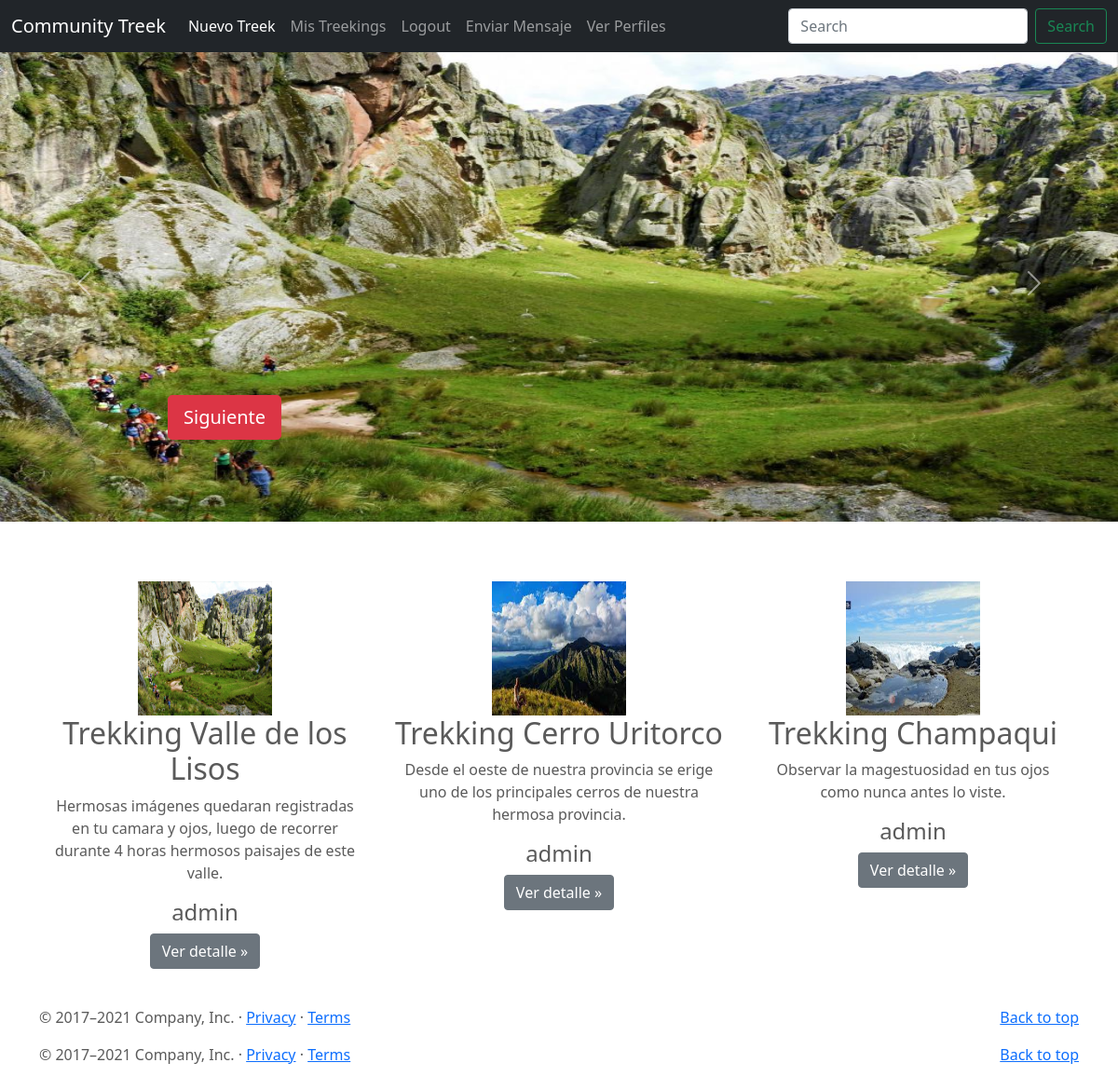
The app's page / (signed in) with its own data.
### CommunityTrekk/models.py (models this page shows, shortened)
class Post(models.Model):
    principal_title= models.CharField(max_length=100)
    principal_subtitle= models.CharField(max_length=500)
    heading= models.CharField(max_length=50)
    description= models.CharField(max_length=250)
    created_the= models.DateTimeField(auto_now_add= True)
    publisher= models.ForeignKey(to= User, on_delete= models.CASCADE, related_name="publisher")
    imagen = models.ImageField(upload_to= "posts", null= True, blank= True)
    imagen2 = models.ImageField(upload_to= "posts", null= True, blank= True)
    imagen3 = models.ImageField(upload_to= "posts", null= True, blank= True)
    trekk_value= models.CharField(max_length=10, default= "$0")
    trekk_duration= models.CharField(max_length=20, default= "1 día")

### CommunityTrekk/views.py (the view)
# urls.py: path('', index, name="index"),
def index(request):
    context= {
            "posts": Post.objects.all()
    }
    return render(request, "CommunityTrekk/index.html", context)

### CommunityTrekk/templates/CommunityTrekk/index.html (shortened to what this page needs)
{% extends "CommunityTrekk/base.html" %}
{% block main%}
<main>
  <div id="myCarousel" class="carousel slide" data-bs-ride="carousel">
    <div class="carousel-inner">
        {% for post in posts %}
          {% if forloop.first %}
            <div class="carousel-item active">
          {% else %}
            <div class="carousel-item">
          {% endif %}
              <img src="{{post.imagen.url}}">
            <div class="container">
              <div class="carousel-caption text-start">
                <p><a class="btn btn-lg btn-danger" href="{% url 'post-detail' post.id %}">Siguiente</a></p>
              </div>
            </div>
          </div>
        {% endfor %}
    </div>
    <button class="carousel-control-prev" type="button" data-bs-target="#myCarousel" data-bs-slide="prev">
      <span class="carousel-control-prev-icon" aria-hidden="true"></span>
    </button>
    <button class="carousel-control-next" type="button" data-bs-target="#myCarousel" data-bs-slide="next">
      <span class="carousel-control-next-icon" aria-hidden="true"></span>
    </button>
  </div>
  <div class="container marketing">
    <div class="row">
      {% for post in posts %}
      <div class="col-lg-4">
        <img src="{{ post.imagen.url }}" height="144" width="144">
        <h2>{{post.heading}}</h2>
        <p>{{post.description}}</p>
        <h4>{{post.publisher.username}}</h4>
        <p><a class="btn btn-secondary" href="{% url 'post-detail' post.id %}">Ver detalle »</a></p>
      </div>
      {% endfor %}
    </div>
  </div>
  <footer class="container">
    <p class="float-end"><a href="https://getbootstrap.com/docs/5.0/examples/carousel/#">Back to top</a></p>
    <p>© 2017–2021 Company, Inc. · <a href="https://getbootstrap.com/docs/5.0/examples/carousel/#">Privacy</a> · <a href="https://getbootstrap.com/docs/5.0/examples/carousel/#">Terms</a></p>
  </footer>
</main>
{% endblock%}

### CommunityTrekk/static/CommunityTrekk/css/carousel.css (style rules this page uses)
body { padding-top: 3rem; padding-bottom: 3rem; color: #5a5a5a; }
.carousel { margin-bottom: 4rem; }
.carousel-caption { bottom: 3rem; z-index: 10; }
.carousel-item { height: 32rem; }
.carousel-item > img { position: absolute; top: 0; left: 0; min-width: 100%; height: 32rem; }
.marketing .col-lg-4 { margin-bottom: 1.5rem; text-align: center; }
.marketing h2 { font-weight: 400; }
.marketing .col-lg-4 p { margin-right: .75rem; margin-left: .75rem; }
@media (min-width: 40em) { .carousel-caption p { margin-bottom: 1.25rem; font-size: 1.25rem; line-height: 1.4; } }

### records on screen
Post: imagen (picture), heading "Trekking Valle de los Lisos", description "Hermosas imágenes quedaran registradas en tu camara y ojos, luego de recorrer durante 4 horas hermosos paisajes de este valle.", publisher.username "admin"
Post: imagen (picture), heading "Trekking Cerro Uritorco", description "Desde el oeste de nuestra provincia se erige uno de los principales cerros de nuestra hermosa provincia.", publisher.username "admin"
Post: imagen (picture), heading "Trekking Champaqui", description "Observar la magestuosidad en tus ojos como nunca antes lo viste.", publisher.username "admin"
